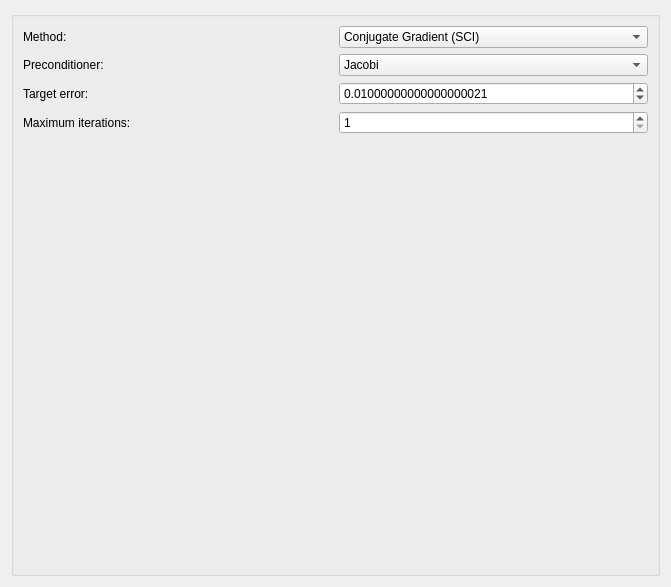
<?xml version="1.0" encoding="UTF-8"?>
<ui version="4.0">
 <class>SolveLinearSystem</class>
 <widget class="QDialog" name="SolveLinearSystem">
  <property name="geometry">
   <rect>
    <x>0</x>
    <y>0</y>
    <width>671</width>
    <height>587</height>
   </rect>
  </property>
  <property name="windowTitle">
   <string>Dialog</string>
  </property>
  <layout class="QVBoxLayout" name="verticalLayout">
   <item>
    <widget class="QGroupBox" name="groupBox">
     <property name="title">
      <string/>
     </property>
     <layout class="QVBoxLayout" name="verticalLayout_3">
      <item>
       <layout class="QVBoxLayout" name="verticalLayout_2">
        <item>
         <layout class="QHBoxLayout" name="horizontalLayout_5">
          <item>
           <widget class="QLabel" name="label_3">
            <property name="text">
             <string>Method:</string>
            </property>
           </widget>
          </item>
          <item>
           <widget class="QComboBox" name="methodComboBox_">
            <item>
             <property name="text">
              <string>Conjugate Gradient (SCI)</string>
             </property>
            </item>
            <item>
             <property name="text">
              <string>BiConjugate Gradient (SCI)</string>
             </property>
            </item>
            <item>
             <property name="text">
              <string>Jacobi (SCI)</string>
             </property>
            </item>
            <item>
             <property name="text">
              <string>MINRES (SCI)</string>
             </property>
            </item>
           </widget>
          </item>
         </layout>
        </item>
        <item>
         <layout class="QHBoxLayout" name="horizontalLayout_4">
          <item>
           <widget class="QLabel" name="label_4">
            <property name="text">
             <string>Preconditioner:</string>
            </property>
           </widget>
          </item>
          <item>
           <widget class="QComboBox" name="preconditionerComboBox_">
            <item>
             <property name="text">
              <string>Jacobi</string>
             </property>
            </item>
            <item>
             <property name="text">
              <string>None</string>
             </property>
            </item>
           </widget>
          </item>
         </layout>
        </item>
        <item>
         <layout class="QHBoxLayout" name="horizontalLayout_3">
          <item>
           <widget class="QLabel" name="label">
            <property name="text">
             <string>Target error:</string>
            </property>
           </widget>
          </item>
          <item>
           <widget class="QDoubleSpinBox" name="targetErrorSpinBox_">
            <property name="decimals">
             <number>20</number>
            </property>
            <property name="maximum">
             <double>999999999.000000000000000</double>
            </property>
            <property name="singleStep">
             <double>0.000100000000000</double>
            </property>
            <property name="value">
             <double>0.010000000000000</double>
            </property>
           </widget>
          </item>
         </layout>
        </item>
        <item>
         <layout class="QHBoxLayout" name="horizontalLayout_2">
          <item>
           <widget class="QLabel" name="label_2">
            <property name="text">
             <string>Maximum iterations:</string>
            </property>
           </widget>
          </item>
          <item>
           <widget class="QSpinBox" name="maxIterationsSpinBox_">
            <property name="minimum">
             <number>1</number>
            </property>
            <property name="maximum">
             <number>100000</number>
            </property>
           </widget>
          </item>
         </layout>
        </item>
        <item>
         <layout class="QHBoxLayout" name="horizontalLayout" stretch="10,1">
          <item>
           <widget class="QwtPlot" name="qwtPlot"/>
          </item>
          <item>
           <spacer name="horizontalSpacer">
            <property name="orientation">
             <enum>Qt::Horizontal</enum>
            </property>
            <property name="sizeHint" stdset="0">
             <size>
              <width>40</width>
              <height>20</height>
             </size>
            </property>
           </spacer>
          </item>
         </layout>
        </item>
       </layout>
      </item>
     </layout>
    </widget>
   </item>
  </layout>
 </widget>
 <customwidgets>
  <customwidget>
   <class>QwtPlot</class>
   <extends>QFrame</extends>
   <header>qwt_plot.h</header>
  </customwidget>
 </customwidgets>
 <resources/>
 <connections/>
</ui>
